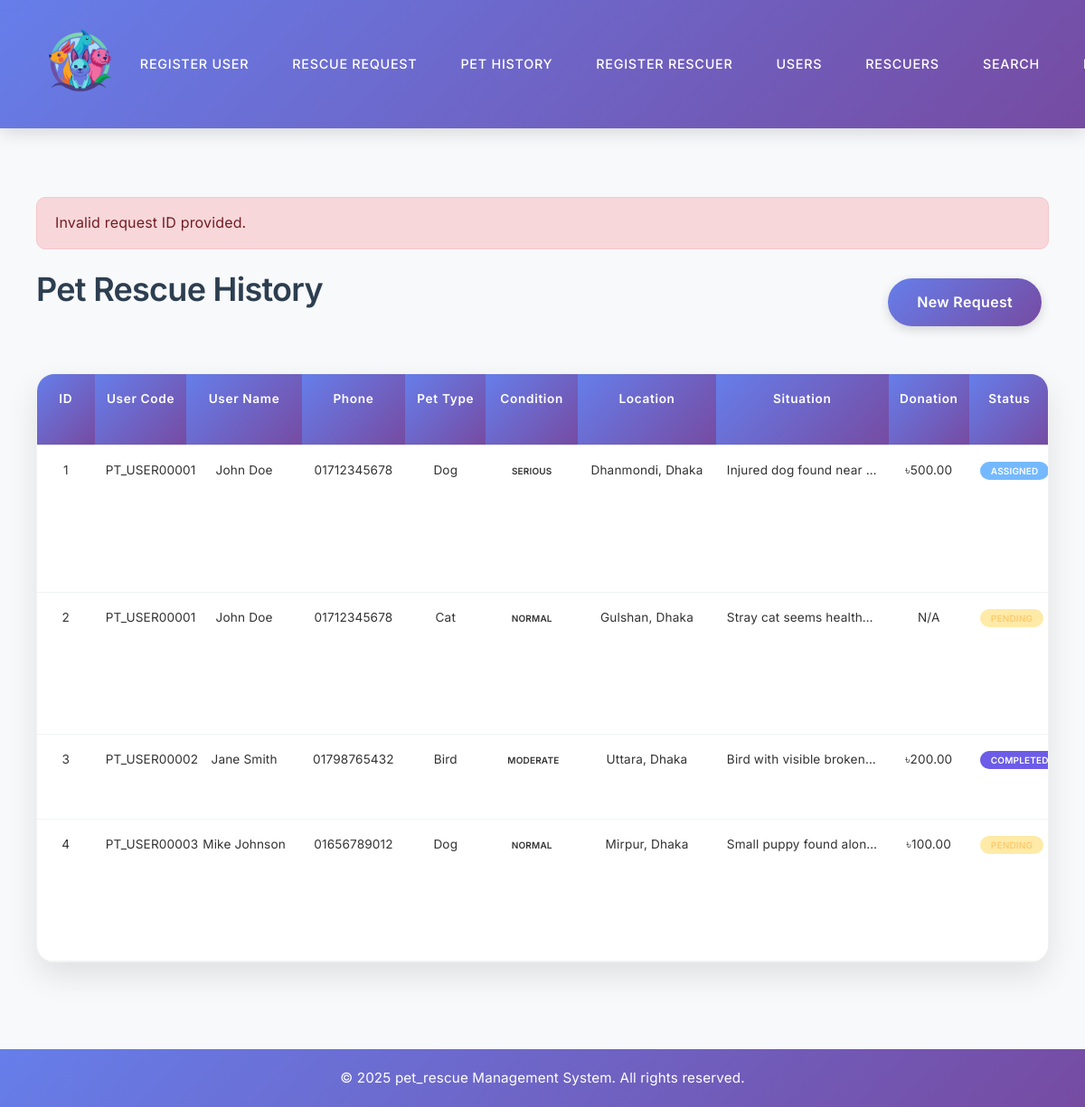
The page /pet-history.php?error=invalid_id on the database its author committed.
### tables this page shows
CREATE TABLE rescue_requests (
    id INT AUTO_INCREMENT PRIMARY KEY,
    user_id INT NOT NULL,
    pet_type VARCHAR(50) NOT NULL,
    pet_condition ENUM('Normal', 'Moderate', 'Serious') NOT NULL,
    location VARCHAR(255) NOT NULL,
    situation_description TEXT NOT NULL,
    additional_note TEXT,
    donation_amount DECIMAL(10,2) NULL,
    status ENUM('Pending', 'Assigned', 'Approved', 'Completed') DEFAULT 'Pending',
    assigned_rescuer_id INT NULL,
    assigned_at DATETIME NULL,
    approved BOOLEAN DEFAULT FALSE,
    post_health_condition TEXT NULL,
    created_at DATETIME DEFAULT CURRENT_TIMESTAMP,
    updated_at DATETIME DEFAULT CURRENT_TIMESTAMP ON UPDATE CURRENT_TIMESTAMP,
    FOREIGN KEY (user_id) REFERENCES users(id) ON DELETE CASCADE,
    FOREIGN KEY (assigned_rescuer_id) REFERENCES rescuers(id) ON DELETE SET NULL,
    INDEX idx_user_id (user_id),
    INDEX idx_status (status),
    INDEX idx_assigned_rescuer (assigned_rescuer_id),
    INDEX idx_created_at (created_at)
);

CREATE TABLE users (
    id INT AUTO_INCREMENT PRIMARY KEY,
    user_code VARCHAR(20) UNIQUE NOT NULL,
    name VARCHAR(100) NOT NULL,
    phone VARCHAR(20) UNIQUE NOT NULL,
    created_at DATETIME DEFAULT CURRENT_TIMESTAMP,
    updated_at DATETIME DEFAULT CURRENT_TIMESTAMP ON UPDATE CURRENT_TIMESTAMP,
    INDEX idx_user_code (user_code),
    INDEX idx_phone (phone)
);

### pet-history.php (the view, shortened to what this page needs)
<?php
try {
    $pdo = getDB();
    $sql = "SELECT rr.*, u.name as user_name, u.phone as user_phone, u.user_code,
                   r.name as rescuer_name, r.phone as rescuer_phone
            FROM rescue_requests rr
            LEFT JOIN users u ON rr.user_id = u.id
            LEFT JOIN rescuers r ON rr.assigned_rescuer_id = r.id
            ORDER BY rr.created_at DESC";
    $stmt = $pdo->prepare($sql);
    $stmt->execute();
    $requests = $stmt->fetchAll();
} catch (Exception $e) {
    $requests = [];
    $error_message = "Error fetching rescue requests: " . $e->getMessage();
}
include 'includes/header.php';
?>
<?php
if (isset($_GET['error'])) {
    $error_messages = [
        'invalid_id' => 'Invalid request ID provided.',
        'request_not_found' => 'Request not found.',
        'invalid_status' => 'Request cannot be updated due to invalid status.',
        'approval_failed' => 'Failed to approve the request.',
        'completion_failed' => 'Failed to complete the request.',
        'database_error' => 'Database error occurred.',
        'general_error' => 'An error occurred while processing the request.'
    ];
    if (isset($error_messages[$_GET['error']])) {
        echo '<div class="alert alert-danger">' . $error_messages[$_GET['error']] . '</div>';
    }
}
?>
<div class="flex justify-between align-center mb-3">
    <h2>Pet Rescue History</h2>
    <a href="new-rescue-request.php" class="btn btn-primary">New Request</a>
</div>
<div class="table-container">
    <table class="table">
        <thead>
            <tr>
                <th>ID</th>
                <th>User Code</th>
                <th>User Name</th>
                <th>Phone</th>
                <th>Pet Type</th>
                <th>Condition</th>
                <th>Location</th>
                <th>Situation</th>
                <th>Donation</th>
                <th>Status</th>
            </tr>
        </thead>
        <tbody>
            <?php if (empty($requests)): ?>
                <tr>
                    <td colspan="12" class="text-center">No rescue requests found.</td>
                </tr>
            <?php else: ?>
                <?php foreach ($requests as $request): ?>
                    <tr>
                        <td><?php echo $request['id']; ?></td>
                        <td><?php echo htmlspecialchars($request['user_code']); ?></td>
                        <td><?php echo htmlspecialchars($request['user_name']); ?></td>
                        <td><?php echo htmlspecialchars($request['user_phone']); ?></td>
                        <td><?php echo htmlspecialchars($request['pet_type']); ?></td>
                        <td>
                            <span class="status-badge status-<?php echo strtolower($request['pet_condition']); ?>">
                                <?php echo $request['pet_condition']; ?>
                            </span>
                        </td>
                        <td><?php echo htmlspecialchars($request['location']); ?></td>
                        <td>
                            <div style="max-width: 200px; overflow: hidden; text-overflow: ellipsis; white-space: nowrap;"
                                 title="<?php echo htmlspecialchars($request['situation_description']); ?>">
                                <?php echo htmlspecialchars($request['situation_description']); ?>
                            </div>
                        </td>
                        <td>
                            <?php echo $request['donation_amount'] ? '৳' . number_format($request['donation_amount'], 2) : 'N/A'; ?>
                        </td>
                        <td>
                            <span class="status-badge status-<?php echo strtolower($request['status']); ?>">
                                <?php echo $request['status']; ?>
                            </span>
                        </td>
                    </tr>
                <?php endforeach; ?>
            <?php endif; ?>
        </tbody>
    </table>
</div>
<?php include 'includes/footer.php'; ?>

### css/styles.css (style rules this page uses)
* { margin: 0; padding: 0; box-sizing: border-box; }
body { font-family: 'Inter', -apple-system, BlinkMacSystemFont, 'Segoe UI', Roboto, Oxygen, Ubuntu, Cantarell, sans-serif; font-weight: 400; line-height: 1.6; color: #333; background-color: #f8f9fa; margin-top: 80px; padding-top: 90px; letter-spacing: 0.01em; }
h1, h2, h3, h4, h5, h6 { color: #2c3e50; margin-bottom: 1.5rem; font-weight: 600; letter-spacing: -0.02em; text-align: center; }
h2 { font-size: 2.25rem; font-weight: 600; margin-bottom: 1.75rem; }
p, li, td, th { font-weight: 400; line-height: 1.7; }
.btn { display: inline-block; padding: 14px 32px; border: none; border-radius: 30px; text-decoration: none; font-weight: 600; font-size: 1rem; transition: all 0.3s ease; cursor: pointer; font-family: 'Inter', sans-serif; letter-spacing: 0.02em; margin: 0.5rem; box-shadow: 0 4px 12px rgba(0,0,0,0.15); }
.btn-primary { background: linear-gradient(135deg, #667eea 0%, #764ba2 100%); color: white; }
.table-container { background: white; border-radius: 20px; overflow-x: auto; overflow-y: visible; box-shadow: 0 15px 35px rgba(0,0,0,0.1); margin-bottom: 3rem; border: 1px solid rgba(0,0,0,0.05); }
.table { width: 100%; min-width: 1400px; border-collapse: collapse; table-layout: fixed; }
.table th { padding: 16px 12px; text-align: center; border-bottom: 1px solid #f1f3f4; vertical-align: top; hyphens: auto; font-size: 0.85rem; }
.table td { padding: 16px 12px; text-align: center; border-bottom: 1px solid #f1f3f4; vertical-align: top; hyphens: auto; font-size: 0.85rem; }
.table th { background: linear-gradient(135deg, #667eea 0%, #764ba2 100%); color: white; font-weight: 600; font-size: 0.85rem; text-transform: capitalize; letter-spacing: 0.05em; text-align: center; position: sticky; top: 0; z-index: 10; padding: 16px 12px; min-width: fit-content; }
.table tbody tr { transition: all 0.2s ease; }
.table td:nth-child(7), .table td:nth-child(8), .table td:nth-child(11) { white-space: normal; max-width: 200px; word-wrap: break-word; }
.table th:nth-child(1), .table td:nth-child(1) { width: 5%; }
.table th:nth-child(2), .table td:nth-child(2) { width: 8%; }
.table th:nth-child(3), .table td:nth-child(3) { width: 10%; }
.table th:nth-child(4), .table td:nth-child(4) { width: 9%; }
.table th:nth-child(5), .table td:nth-child(5) { width: 7%; }
.table th:nth-child(6), .table td:nth-child(6) { width: 8%; }
.table th:nth-child(7), .table td:nth-child(7) { width: 12%; }
.table th:nth-child(8), .table td:nth-child(8) { width: 15%; }
.table th:nth-child(9), .table td:nth-child(9) { width: 7%; }
.table th:nth-child(10), .table td:nth-child(10) { width: 7%; }
.status-badge { padding: 4px 12px; border-radius: 20px; font-size: 10px; font-weight: 600; text-transform: uppercase; }
.status-pending { background-color: #ffeaa7; color: #fdcb6e; }
.status-assigned { background-color: #74b9ff; color: white; }
.status-completed { background-color: #6c5ce7; color: white; }
.alert { padding: 15px 20px; border-radius: 10px; margin-bottom: 1rem; border: 1px solid transparent; }
.alert-danger { background-color: #f8d7da; border-color: #f5c6cb; color: #721c24; }
.mb-3 { margin-bottom: 2.25rem; }
.flex { display: flex; }
.justify-between { justify-content: space-between; }
.align-center { align-items: center; }

### rows shown on the page
rescue_requests: id "1", user.user_code "PT_USER00001", user.name "John Doe", user.phone "01712345678", pet_type "Dog", pet_condition "SERIOUS", location "Dhanmondi, Dhaka", situation_description "Injured dog found near…", donation_amount "500.00", status "ASSIGNED"
rescue_requests: id "2", user.user_code "PT_USER00001", user.name "John Doe", user.phone "01712345678", pet_type "Cat", pet_condition "NORMAL", location "Gulshan, Dhaka", situation_description "Stray cat seems health…", shows "N/A", status "PENDING"
rescue_requests: id "3", user.user_code "PT_USER00002", user.name "Jane Smith", user.phone "01798765432", pet_type "Bird", pet_condition "MODERATE", location "Uttara, Dhaka", situation_description "Bird with visible broken…", donation_amount "200.00", status "COMPLETED"
rescue_requests: id "4", user.user_code "PT_USER00003", user.name "Mike Johnson", user.phone "01656789012", pet_type "Dog", pet_condition "NORMAL", location "Mirpur, Dhaka", situation_description "Small puppy found alon…", donation_amount "100.00", status "PENDING"

### other values the page prints
$error_messages[$_GET['error']] "Invalid request ID provided."
